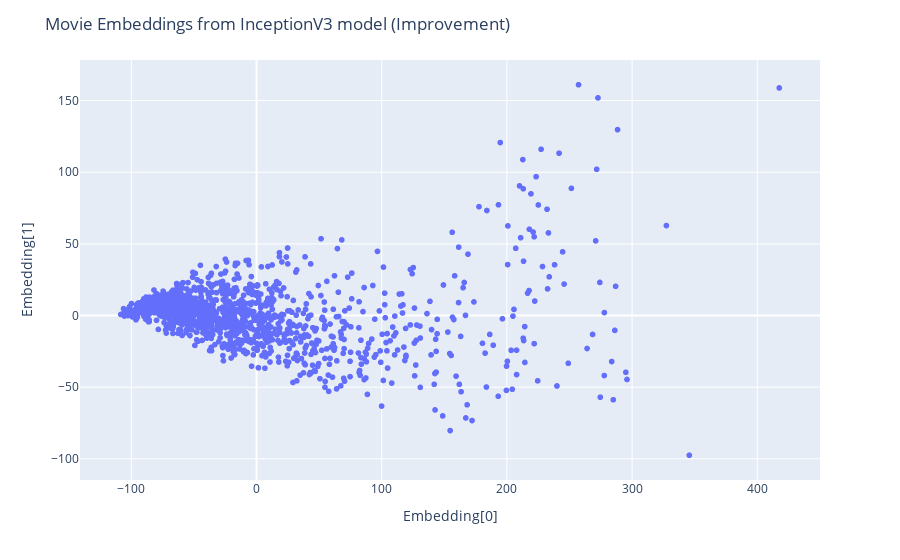

Notebook cell for this chart:
### Code cell
# Apply PCA to reduce the dimensionality of the embeddings (Reduced from 128 to 2 so that each represent by x and y axis)
pca = PCA(n_components=2)
X_pca = pca.fit_transform(X2)

# Reason: The purpose of reducing the dimensionality from 128 to 2 using PCA is to simplify the visualization of the embeddings
# and enable us to see the relationships and patterns in the data more clearly.By plotting the reduced embeddings in a scatter 
# plot, we can identify any clusters or patterns that may not have been apparent in the original high-dimensional space.

# Use the new embeddings and created column 
df = pd.DataFrame(X_pca, columns=["Embedding_D1", "Embedding_D2"])
df["title"] = titles

# Create a scatter plot with movie titles
fig = px.scatter(df, x="Embedding_D1", y="Embedding_D2", hover_name="title")
fig.update_layout(title="Movie Embeddings from InceptionV3 model (Improvement)", xaxis_title="Embedding[0]", 
                  yaxis_title="Embedding[1]")
fig.show()

### Figure 1 — Plotly figure (JSON) as saved in the notebook; plotly's stock layout.template omitted (floating-point values rounded to 4 significant figures; data arrays with more than 128 entries replaced by an {"elided": "..."} marker saying what was removed)
{"data": [{"hovertemplate": "<b>%{hovertext}</b><br><br>Embedding_D1=%{x}<br>Embedding_D2=%{y}<extra></extra>", "hovertext": {"elided": "1238 str values"}, "legendgroup": "", "marker": {"color": "#636efa", "symbol": "circle"}, "mode": "markers", "name": "", "showlegend": false, "type": "scattergl", "x": {"elided": "1238 float values"}, "xaxis": "x", "y": {"elided": "1238 float values"}, "yaxis": "y"}], "layout": {"legend": {"tracegroupgap": 0}, "margin": {"t": 60}, "title": {"text": "Movie Embeddings from InceptionV3 model (Improvement)"}, "xaxis": {"anchor": "y", "domain": [0, 1], "title": {"text": "Embedding[0]"}}, "yaxis": {"anchor": "x", "domain": [0, 1], "title": {"text": "Embedding[1]"}}}}
